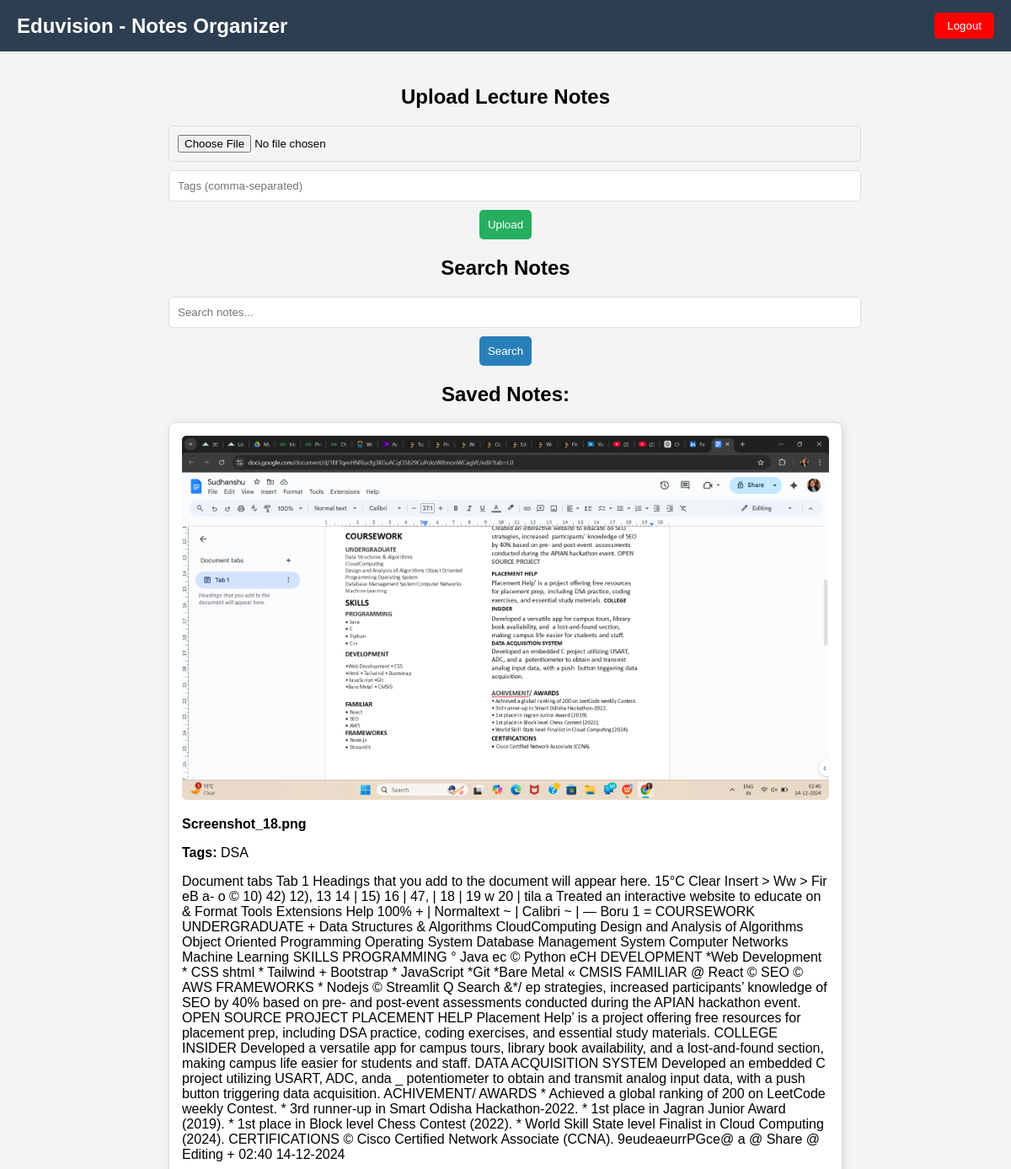
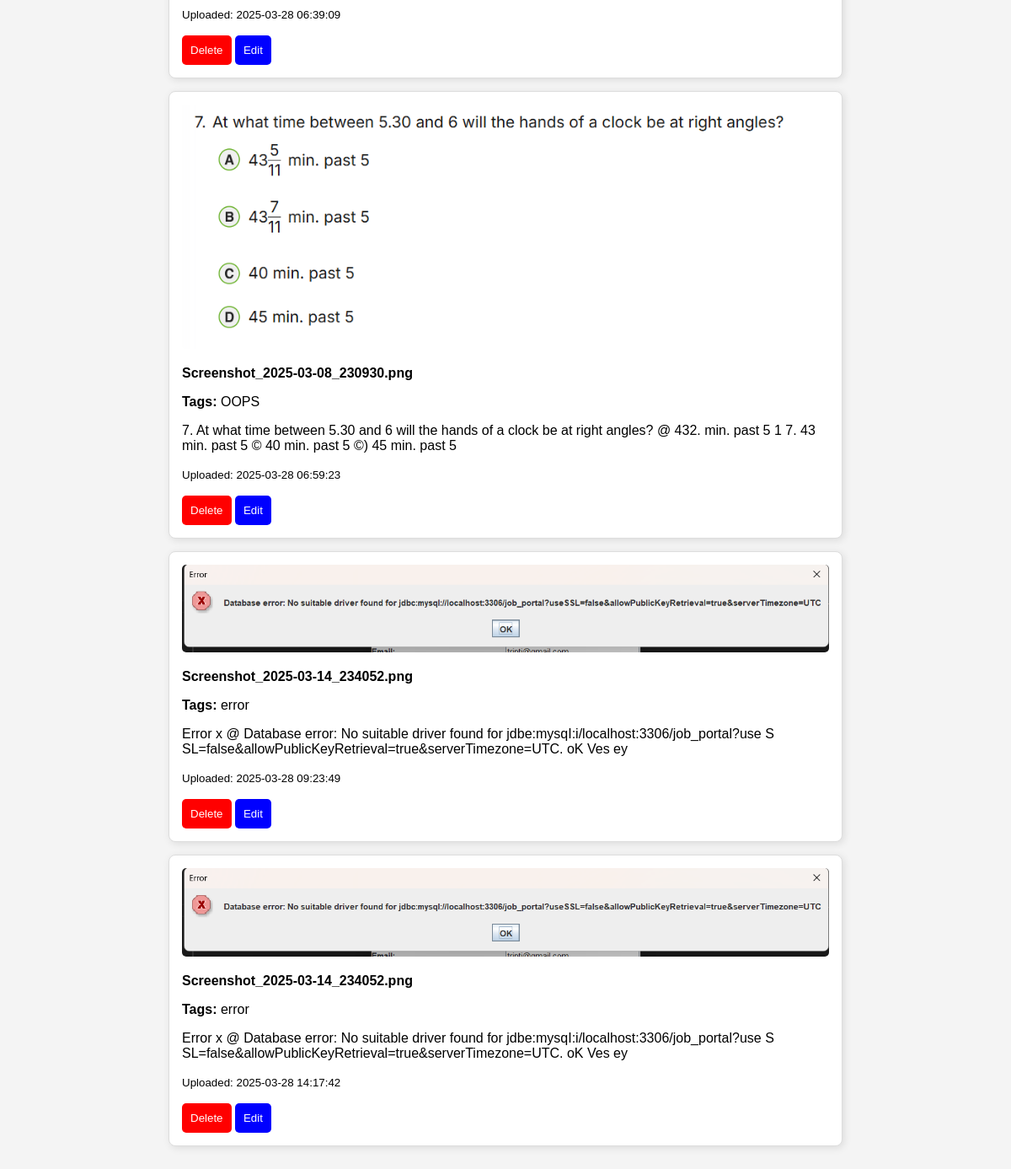
The app's page / (signed in) with its own data (2 pictures, top to bottom).
### auth.py (models this page shows)
class Note(db.Model):
    id = db.Column(db.Integer, primary_key=True)
    user_id = db.Column(db.Integer, db.ForeignKey('user.id'), nullable=False)
    filename = db.Column(db.String(255), nullable=False)
    extracted_text = db.Column(db.Text, nullable=False)
    tags = db.Column(db.String(255), nullable=False)
    upload_date = db.Column(db.DateTime, default=db.func.current_timestamp())

### auth.py (the view, shortened to what this page needs)
@app.route('/', methods=['GET', 'POST'])
def index():
    if 'user_id' not in session:
        flash('Please log in first!', 'error')
        return redirect(url_for('login'))
    search_query = request.args.get('search', '').strip()
    if search_query:
        notes = Note.query.filter(
            (Note.tags.ilike(f"%{search_query}%")) |  # Search by tags
            (Note.extracted_text.ilike(f"%{search_query}%"))  # Search by text
        ).filter_by(user_id=session['user_id']).all()
        if not notes:
            flash("No results found for your search!", "error")
    else:
      notes = Note.query.filter_by(user_id=session['user_id']).all()
    return render_template('index.html', notes=notes)

### templates/index.html (shortened to what this page needs)
<!DOCTYPE html>
<html lang="en">
<head>
</head>
<body>
    <div class="navbar">
        <h1>Eduvision - Notes Organizer</h1>
        <a href="{{ url_for('logout') }}">
            <button class="logout-btn">Logout</button>
        </a>
    </div>
    <div class="container">
        <h2>Upload Lecture Notes</h2>
        <form method="post" enctype="multipart/form-data">
            <input type="file" name="file" required>
            <input type="text" name="tags" placeholder="Tags (comma-separated)" required>
            <button type="submit" style="background-color: #27ae60; color: white;">Upload</button>
        </form>
        <h2>Search Notes</h2>
        <form method="GET">
            <input type="text" name="search" placeholder="Search notes..." required>
            <button type="submit" style="background-color: #2980b9; color: white;">Search</button>
        </form>
        {% if notes %}
        <h2>Saved Notes:</h2>
        {% for note in notes %}
        <div class="note">
            <img src="{{ url_for('static', filename='uploads/' + note.filename) }}" alt="{{ note.filename }}">
            <p><strong>{{ note.filename }}</strong></p>
            <p><strong>Tags:</strong> {{ note.tags }}</p>
            <p>{{ note.extracted_text }}</p>
            <p><small>Uploaded: {{ note.upload_date }}</small></p>
            <form action="{{ url_for('delete_note', note_id=note.id) }}" method="POST" style="display: inline;">
                <button type="submit" class="delete-btn">Delete</button>
            </form>
            <a href="{{ url_for('edit_note', note_id=note.id) }}">
                <button type="button" class="edit-btn">Edit</button>
            </a>
        </div>
        {% endfor %}
        {% else %}
            <p>No such tags available.</p>
        {% endif %}
    </div>
</body>
</html>

### templates/index.html (style rules this page uses)
body { font-family: 'Poppins', sans-serif; margin: 0; padding: 0; background-color: #f4f4f4; }
.navbar { display: flex; justify-content: space-between; align-items: center; background-color: #2c3e50; color: white; padding: 15px 20px; }
.navbar h1 { margin: 0; font-size: 24px; }
.logout-btn { background-color: red; color: white; padding: 8px 15px; border: none; cursor: pointer; border-radius: 5px; }
.container { max-width: 800px; margin: auto; padding: 20px; text-align: center; }
.note { border: 1px solid #ddd; padding: 15px; margin-bottom: 15px; text-align: left; background-color: white; border-radius: 8px; box-shadow: 2px 2px 10px rgba(0,0,0,0.1); }
.note img { max-width: 100%; height: auto; border-radius: 5px; }
textarea, input { width: 100%; margin-bottom: 10px; padding: 10px; border-radius: 5px; border: 1px solid #ddd; }
button { padding: 10px; border: none; cursor: pointer; border-radius: 5px; transition: 0.3s; }
.delete-btn { background-color: red; color: white; }
.edit-btn { background-color: blue; color: white; }

### records on screen
Note: filename (picture), filename "Screenshot_18.png", tags "DSA", extracted_text "Document tabs Tab 1 Headings that you add to the document will appear here. 15°C Clear Insert > Ww > Fir eB a- o © 10) 42) 12), 13 14 | 15) 16 | 47, | 18 | 19 w 20 | tila a Treated an interactive website to educate on & Format Tools Extensions Help 100% + | Normaltext ~ | Calibri ~ | — Boru 1 = COURSEWORK UNDERGRADUATE + Data Structures & Algorithms CloudComputing Design and Analysis of Algorithms Object Oriented Programming Operating System Database Management System Computer Networks Machine Learning SKILLS PROGRAMMING ° Java ec © Python eCH DEVELOPMENT *Web Development * CSS shtml * Tailwind + Bootstrap * JavaScript *Git *Bare Metal « CMSIS FAMILIAR @ React © SEO © AWS FRAMEWORKS *…", upload_date "2025-03-28 06:39:09"
Note: filename (picture), filename "Screenshot_2025-03-08_230930.png", tags "OOPS", extracted_text "7. At what time between 5.30 and 6 will the hands of a clock be at right angles? @ 432. min. past 5 1 7. 43 min. past 5 © 40 min. past 5 ©) 45 min. past 5", upload_date "2025-03-28 06:59:23"
Note: filename (picture), filename "Screenshot_2025-03-14_234052.png", tags "error", extracted_text "Error x @ Database error: No suitable driver found for jdbe:mysqI:i/localhost:3306/job_portal?use S SL=false&allowPublicKeyRetrieval=true&serverTimezone=UTC. oK Ves ey", upload_date "2025-03-28 09:23:49"
Note: filename (picture), filename "Screenshot_2025-03-14_234052.png", tags "error", extracted_text "Error x @ Database error: No suitable driver found for jdbe:mysqI:i/localhost:3306/job_portal?use S SL=false&allowPublicKeyRetrieval=true&serverTimezone=UTC. oK Ves ey", upload_date "2025-03-28 14:17:42"
